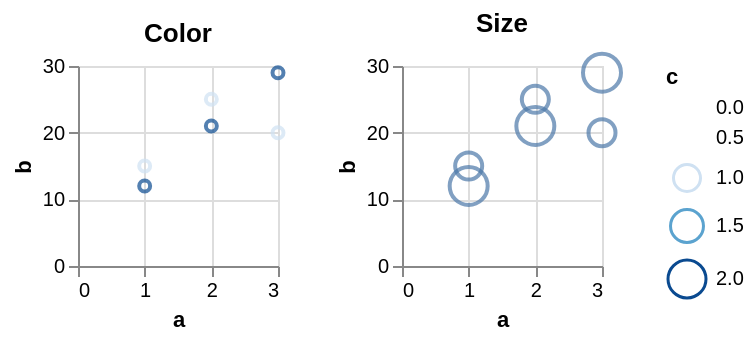

Source (Vega-Lite JSON):
### Vega-Lite specification from a JSON file in a GitHub repository (floating-point values rounded to 4 significant figures)
{"$schema": "https://vega.github.io/schema/vega-lite/v5.json", "description": "Testing invalid", "data": {"values": [{"a": 1, "b": 15, "c": 1}, {"a": 2, "b": 25, "c": 1}, {"a": 3, "b": 20, "c": 1}, {"a": 1, "b": 12, "c": 2}, {"a": 2, "b": 21, "c": 2}, {"a": 3, "b": 29, "c": 2}, {"a": 1, "b": 8, "c": null}, {"a": 2, "b": 31, "c": null}, {"a": 3, "b": 49, "c": null}]}, "config": {"mark": {"invalid": "filter", "tooltip": true}}, "concat": [{"title": "Color", "width": 100, "height": 100, "mark": "point", "encoding": {"x": {"field": "a", "type": "quantitative"}, "y": {"field": "b", "type": "quantitative"}, "color": {"field": "c", "type": "quantitative"}}}, {"title": "Size", "width": 100, "height": 100, "mark": "point", "encoding": {"x": {"field": "a", "type": "quantitative"}, "y": {"field": "b", "type": "quantitative"}, "size": {"field": "c", "type": "quantitative"}}}]}
